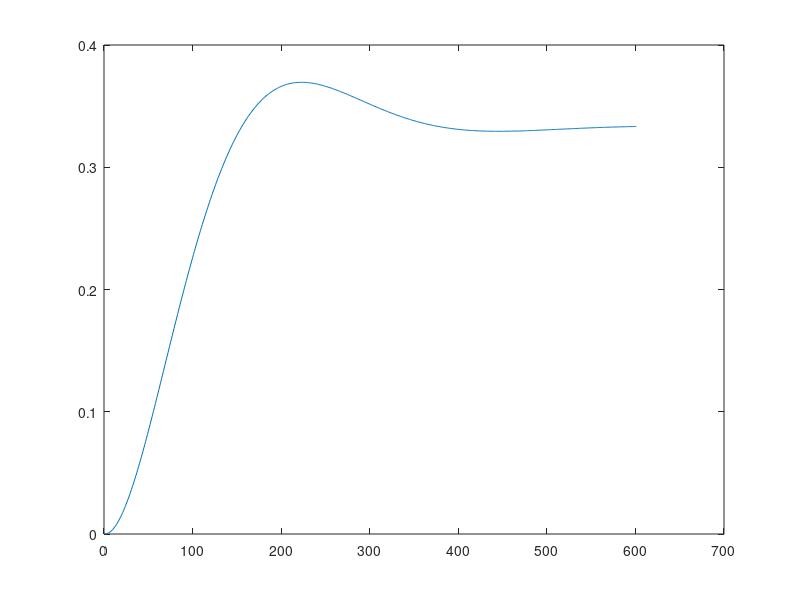

Recreate this plot in MATLAB. (Note: this script raises an error after producing the figure.)
syst_fake=tf([1],[1 2 3])
syst_fake_dis=c2d(syst_fake,0.01)
[output,t]=step(syst_fake_dis)
plot(output)

out_len = length(output)
input=1:out_len;
input(:)=1;
[num,den]=stmcb_test(output,input,0,2);
% sys_model=tf(num,den,0.01)
% step(sys_model)
% hold on
% step(syst_fake)
